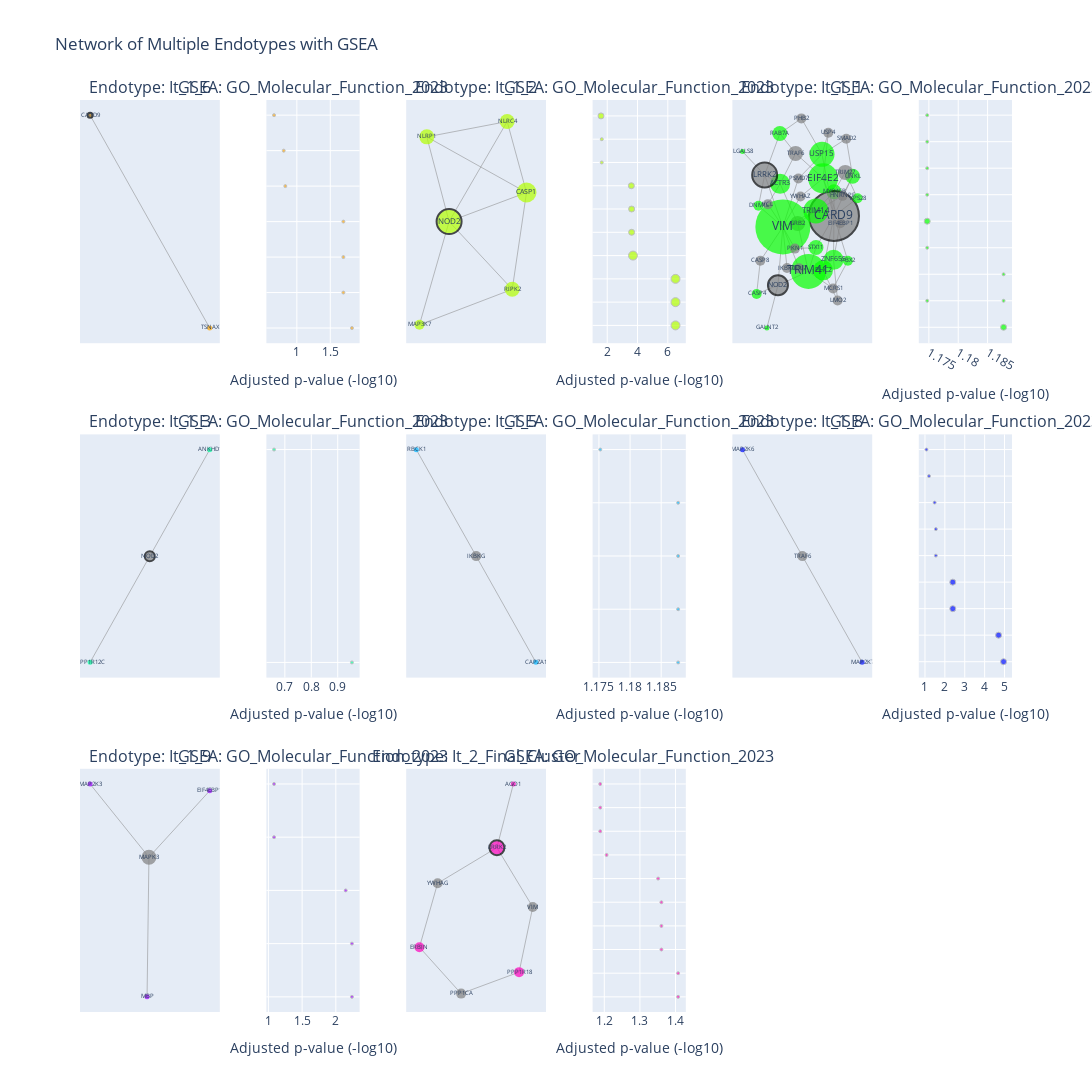

This figure's notebook cell:
### Markdown cell above
#### Grid plot

### Code cell
endo.plot_endotype_grid(node_size='degree', path_length=2,enrichr_lib='GO_Molecular_Function_2023',top_terms=10,ncols=3)

### Figure 1 — Plotly figure (JSON) as saved in the notebook; plotly's stock layout.template omitted (floating-point values rounded to 4 significant figures; data arrays with more than 128 entries replaced by an {"elided": "..."} marker saying what was removed)
{"data": [{"hoverinfo": "none", "line": {"color": "gray", "width": 0.5}, "mode": "lines", "showlegend": false, "type": "scatter", "x": [-1, 1, null], "xaxis": "x", "y": [0.5549, -0.5549, null], "yaxis": "y"}, {"hoverinfo": "text", "marker": {"color": ["rgb(255, 165, 0)", "rgb(255, 165, 0)"], "line": {"color": ["black", "rgba(0,0,0,0)"], "width": [2, 0]}, "size": [5, 5]}, "mode": "markers+text", "showlegend": false, "text": ["CARD9", "TSNAX"], "textfont": {"size": [6, 6]}, "textposition": "middle center", "type": "scatter", "x": [-1, 1], "xaxis": "x", "y": [0.5549, -0.5549], "yaxis": "y"}, {"customdata": [[1, "CARD9"], [1, "TSNAX"], [1, "TSNAX"], [1, "TSNAX"], [1, "CARD9"], [1, "TSNAX"], [1, "TSNAX"]], "hovertemplate": "<b>%{y}</b><br>Adjusted p-value (-log10): %{x:.2f}<br>Gene count: %{customdata[0]}<br>Genes: %{customdata[1]}<extra></extra>", "marker": {"color": "rgb(255, 165, 0)", "line": {"color": "darkgray", "width": 1}, "size": [3, 3, 3, 3, 3, 3, 3]}, "mode": "markers", "showlegend": false, "type": "scatter", "x": [1.824, 1.696, 1.696, 1.696, 0.8277, 0.8038, 0.6592], "xaxis": "x2", "y": ["CARD Domain Binding (GO:0050700)", "Endonuclease Activity (GO:0004519)", "RNA Nuclease Activity (GO:0004540)", "RNA Endonuclease Activity (GO:0004521)", "Protein Homodimerization Activity (GO:00...", "DNA Binding (GO:0003677)", "RNA Binding (GO:0003723)"], "yaxis": "y2"}, {"hoverinfo": "none", "line": {"color": "gray", "width": 0.5}, "mode": "lines", "showlegend": false, "type": "scatter", "x": [-0.3368, 0.3817, null, -0.3368, -0.1762, null, -0.3368, 0.2423, null, 0.3817, 0.2423, null, 0.3817, 0.279, null, 0.3817, -0.1762, null, -0.1762, -0.3899, null, -0.1762, 0.2423, null, -0.1762, 0.279, null, -0.3899, 0.279, null], "xaxis": "x3", "y": [0.7029, 0.1985, null, 0.7029, -0.0646, null, 0.7029, 0.8418, null, 0.1985, 0.8418, null, 0.1985, -0.6786, null, 0.1985, -0.0646, null, -0.0646, -1, null, -0.0646, 0.8418, null, -0.0646, -0.6786, null, -1, -0.6786, null], "yaxis": "y3"}, {"hoverinfo": "text", "marker": {"color": ["rgb(179, 255, 0)", "rgb(179, 255, 0)", "rgb(179, 255, 0)", "rgb(179, 255, 0)", "rgb(179, 255, 0)", "rgb(179, 255, 0)"], "line": {"color": ["rgba(0,0,0,0)", "rgba(0,0,0,0)", "black", "rgba(0,0,0,0)", "rgba(0,0,0,0)", "rgba(0,0,0,0)"], "width": [0, 0, 2, 0, 0, 0]}, "size": [15, 20, 25, 10, 15, 15]}, "mode": "markers+text", "showlegend": false, "text": ["NLRP1", "CASP1", "NOD2", "MAP3K7", "NLRC4", "RIPK2"], "textfont": {"size": [6, 6.667, 8.333, 6, 6, 6]}, "textposition": "middle center", "type": "scatter", "x": [-0.3368, 0.3817, -0.1762, -0.3899, 0.2423, 0.279], "xaxis": "x3", "y": [0.7029, 0.1985, -0.0646, -1, 0.8418, -0.6786], "yaxis": "y3"}, {"customdata": [[3, "NOD2;RIPK2;CASP1"], [3, "RIPK2;NLRC4;CASP1"], [3, "NLRP1;NLRC4;CASP1"], [3, "RIPK2;NLRC4;CASP1"], [2, "NLRP1;CASP1"], [2, "RIPK2;MAP3K7"], [2, "NLRP1;CASP1"], [1, "RIPK2"], [1, "MAP3K7"], [2, "NLRP1;NLRC4"]], "hovertemplate": "<b>%{y}</b><br>Adjusted p-value (-log10): %{x:.2f}<br>Gene count: %{customdata[0]}<br>Genes: %{customdata[1]}<extra></extra>", "marker": {"color": "rgb(179, 255, 0)", "line": {"color": "darkgray", "width": 1}, "size": [9, 9, 9, 9, 6, 6, 6, 3, 3, 6]}, "mode": "markers", "showlegend": false, "type": "scatter", "x": [6.509, 6.509, 6.509, 3.702, 3.612, 3.612, 3.594, 1.64, 1.64, 1.59], "xaxis": "x4", "y": ["CARD Domain Binding (GO:0050700)", "Caspase Binding (GO:0089720)", "Endopeptidase Activator Activity (GO:006...", "Protease Binding (GO:0002020)", "Cysteine-Type Endopeptidase Activator Ac...", "MAP Kinase Kinase Kinase Activity (GO:00...", "Peptidase Activator Activity Involved In...", "JUN Kinase Kinase Kinase Activity (GO:00...", "MAP Kinase Activity (GO:0004707)", "ATP Binding (GO:0005524)"], "yaxis": "y4"}, {"hoverinfo": "none", "line": {"color": "gray", "width": 0.5}, "mode": "lines", "showlegend": false, "type": "scatter", "x": {"elided": "186 float values"}, "xaxis": "x5", "y": {"elided": "186 float values"}, "yaxis": "y5"}, {"hoverinfo": "text", "marker": {"color": ["rgb(7, 255, 0)", "gray", "gray", "rgb(7, 255, 0)", "rgb(7, 255, 0)", "gray", "rgb(7, 255, 0)", "rgb(7, 255, 0)", "gray", "rgb(7, 255, 0)", "rgb(7, 255, 0)", "gray", "rgb(7, 255, 0)", "rgb(7, 255, 0)", "rgb(7, 255, 0)", "rgb(7, 255, 0)", "gray", "gray", "rgb(7, 255, 0)", "gray", "rgb(7, 255, 0)", "gray", "rgb(7, 255, 0)", "gray", "gray", "gray", "gray", "rgb(7, 255, 0)", "rgb(7, 255, 0)", "gray", "gray", "gray", "rgb(7, 255, 0)", "gray", "gray", "gray", "gray", "rgb(7, 255, 0)"], "line": {"color": ["rgba(0,0,0,0)", "black", "rgba(0,0,0,0)", "rgba(0,0,0,0)", "rgba(0,0,0,0)", "rgba(0,0,0,0)", "rgba(0,0,0,0)", "rgba(0,0,0,0)", "black", "rgba(0,0,0,0)", "rgba(0,0,0,0)", "rgba(0,0,0,0)", "rgba(0,0,0,0)", "rgba(0,0,0,0)", "rgba(0,0,0,0)", "rgba(0,0,0,0)", "black", "rgba(0,0,0,0)", "rgba(0,0,0,0)", "rgba(0,0,0,0)", "rgba(0,0,0,0)", "rgba(0,0,0,0)", "rgba(0,0,0,0)", "rgba(0,0,0,0)", "rgba(0,0,0,0)", "rgba(0,0,0,0)", "rgba(0,0,0,0)", "rgba(0,0,0,0)", "rgba(0,0,0,0)", "rgba(0,0,0,0)", "rgba(0,0,0,0)", "rgba(0,0,0,0)", "rgba(0,0,0,0)", "rgba(0,0,0,0)", "rgba(0,0,0,0)", "rgba(0,0,0,0)", "rgba(0,0,0,0)", "rgba(0,0,0,0)"], "width": [0, 2, 0, 0, 0, 0, 0, 0, 2, 0, 0, 0, 0, 0, 0, 0, 2, 0, 0, 0, 0, 0, 0, 0, 0, 0, 0, 0, 0, 0, 0, 0, 0, 0, 0, 0, 0, 0]}, "size": [15, 50, 15, 35, 20, 10, 10, 55, 20, 10, 10, 10, 25, 25, 20, 5, 25, 10, 15, 10, 15, 10, 30, 15, 10, 10, 10, 15, 20, 10, 10, 10, 10, 10, 15, 10, 10, 5]}, "mode": "markers+text", "showlegend": false, "text": ["MYO15B", "CARD9", "GRB2", "TRIM41", "ACTR3", "IKBKG", "DNM1L", "VIM", "NOD2", "CASP4", "VPS28", "USP4", "USP15", "TRIM14", "ZNF655", "LGALS8", "LRRK2", "PKN1", "STX11", "RPL7", "UNKL", "HNRNPF", "EIF4E2", "TRAF6", "PHB2", "VCL", "CASP8", "RAB7A", "PHC2", "LMO2", "MCRS1", "PSMD7", "PBX2", "EIF4EBP1", "TRIM27", "YWHAZ", "SMAD2", "GALNT2"], "textfont": {"size": [6, 12, 6, 11.67, 6.667, 6, 6, 12, 6.667, 6, 6, 6, 8.333, 8.333, 6.667, 6, 8.333, 6, 6, 6, 6, 6, 10, 6, 6, 6, 6, 6, 6.667, 6, 6, 6, 6, 6, 6, 6, 6, 6]}, "textposition": "middle center", "type": "scatter", "x": [0.4261, 0.4252, -0.1407, 0.0273, -0.4134, -0.3065, -0.7507, -0.3711, -0.4479, -0.7803, 0.7927, 0.3369, 0.2387, 0.1438, 0.4185, -1, -0.6547, -0.1834, 0.1449, -0.1187, 0.7155, 0.5593, 0.2559, -0.1729, -0.08257, -0.6054, -0.7226, -0.4179, 0.255, 0.4818, 0.411, -0.129, 0.6416, 0.5228, 0.6012, -0.09678, 0.6162, -0.62], "xaxis": "x5", "y": [0.1946, -0.002641, -0.06414, -0.457, 0.2596, -0.4294, 0.08003, -0.0925, -0.5699, -0.641, 0.1415, 0.6775, 0.5008, 0.03812, -0.3618, 0.5239, 0.3323, -0.2702, -0.2617, -0.4315, 0.3219, 0.1613, 0.3045, 0.5085, 0.7945, 0.0933, -0.3699, 0.6707, -0.4482, -0.6948, -0.596, 0.3025, -0.37, -0.06251, 0.3529, 0.1553, 0.6282, -0.9187], "yaxis": "y5"}, {"customdata": [[2, "USP15;CASP4"], [1, "CASP4"], [1, "VIM"], [1, "CASP4"], [1, "CASP4"], [2, "USP15;CASP4"], [1, "USP15"], [1, "EIF4E2"], [1, "EIF4E2"], [1, "USP15"]], "hovertemplate": "<b>%{y}</b><br>Adjusted p-value (-log10): %{x:.2f}<br>Gene count: %{customdata[0]}<br>Genes: %{customdata[1]}<extra></extra>", "marker": {"color": "rgb(7, 255, 0)", "line": {"color": "darkgray", "width": 1}, "size": [6, 3, 3, 3, 3, 6, 3, 3, 3, 3]}, "mode": "markers", "showlegend": false, "type": "scatter", "x": [1.188, 1.188, 1.188, 1.175, 1.175, 1.175, 1.175, 1.175, 1.175, 1.175], "xaxis": "x6", "y": ["Cysteine-Type Endopeptidase Activity (GO...", "Cysteine-Type Endopeptidase Activity Inv...", "Keratin Filament Binding (GO:1990254)", "CARD Domain Binding (GO:0050700)", "Cysteine-Type Endopeptidase Activity Inv...", "Cysteine-Type Peptidase Activity (GO:000...", "K48-linked Deubiquitinase Activity (GO:1...", "RNA 7-Methylguanosine Cap Binding (GO:00...", "RNA Cap Binding (GO:0000339)", "Transforming Growth Factor Beta Receptor..."], "yaxis": "y6"}, {"hoverinfo": "none", "line": {"color": "gray", "width": 0.5}, "mode": "lines", "showlegend": false, "type": "scatter", "x": [-0.001225, 1, null, -0.001225, -0.9988, null], "xaxis": "x7", "y": [-0.0007235, 0.5909, null, -0.0007235, -0.5901, null], "yaxis": "y7"}, {"hoverinfo": "text", "marker": {"color": ["gray", "rgb(0, 255, 157)", "rgb(0, 255, 157)"], "line": {"color": ["black", "rgba(0,0,0,0)", "rgba(0,0,0,0)"], "width": [2, 0, 0]}, "size": [10, 5, 5]}, "mode": "markers+text", "showlegend": false, "text": ["NOD2", "ANKHD1", "PPP1R12C"], "textfont": {"size": [6, 6, 6]}, "textposition": "middle center", "type": "scatter", "x": [-0.001225, 1, -0.9988], "xaxis": "x7", "y": [-0.0007235, 0.5909, -0.5901], "yaxis": "y7"}, {"customdata": [[1, "LRRK1"], [1, "ANKHD1"]], "hovertemplate": "<b>%{y}</b><br>Adjusted p-value (-log10): %{x:.2f}<br>Gene count: %{customdata[0]}<br>Genes: %{customdata[1]}<extra></extra>", "marker": {"color": "rgb(0, 255, 157)", "line": {"color": "darkgray", "width": 1}, "size": [3, 3]}, "mode": "markers", "showlegend": false, "type": "scatter", "x": [0.9538, 0.6592], "xaxis": "x8", "y": ["Protein Serine/Threonine Kinase Activity...", "RNA Binding (GO:0003723)"], "yaxis": "y8"}, {"hoverinfo": "none", "line": {"color": "gray", "width": 0.5}, "mode": "lines", "showlegend": false, "type": "scatter", "x": [-0.1525, 9.382e-05, null, 9.382e-05, 0.1524, null], "xaxis": "x9", "y": [1, -0.0006138, null, -0.0006138, -0.9994, null], "yaxis": "y9"}, {"hoverinfo": "text", "marker": {"color": ["rgb(0, 181, 255)", "gray", "rgb(0, 181, 255)"], "line": {"color": ["rgba(0,0,0,0)", "rgba(0,0,0,0)", "rgba(0,0,0,0)"], "width": [0, 0, 0]}, "size": [5, 10, 5]}, "mode": "markers+text", "showlegend": false, "text": ["RBCK1", "IKBKG", "CAPZA1"], "textfont": {"size": [6, 6, 6]}, "textposition": "middle center", "type": "scatter", "x": [-0.1525, 9.382e-05, 0.1524], "xaxis": "x9", "y": [1, -0.0006138, -0.9994], "yaxis": "y9"}, {"customdata": [[1, "CAPZA1"], [1, "CAPZA1"], [1, "RBCK1"], [1, "RBCK1"], [1, "RBCK1"]], "hovertemplate": "<b>%{y}</b><br>Adjusted p-value (-log10): %{x:.2f}<br>Gene count: %{customdata[0]}<br>Genes: %{customdata[1]}<extra></extra>", "marker": {"color": "rgb(0, 181, 255)", "line": {"color": "darkgray", "width": 1}, "size": [3, 3, 3, 3, 3]}, "mode": "markers", "showlegend": false, "type": "scatter", "x": [1.188, 1.188, 1.188, 1.188, 1.175], "xaxis": "x10", "y": ["Actin Binding (GO:0003779)", "Cadherin Binding (GO:0045296)", "Ubiquitin Binding (GO:0043130)", "Ubiquitin-Like Protein Transferase Activ...", "Ubiquitin-Protein Transferase Activity (..."], "yaxis": "y10"}, {"hoverinfo": "none", "line": {"color": "gray", "width": 0.5}, "mode": "lines", "showlegend": false, "type": "scatter", "x": [-0.1525, 9.382e-05, null, 9.382e-05, 0.1524, null], "xaxis": "x11", "y": [1, -0.0006138, null, -0.0006138, -0.9994, null], "yaxis": "y11"}, {"hoverinfo": "text", "marker": {"color": ["rgb(0, 15, 255)", "gray", "rgb(0, 15, 255)"], "line": {"color": ["rgba(0,0,0,0)", "rgba(0,0,0,0)", "rgba(0,0,0,0)"], "width": [0, 0, 0]}, "size": [5, 10, 5]}, "mode": "markers+text", "showlegend": false, "text": ["MAP2K6", "TRAF6", "MAP2K7"], "textfont": {"size": [6, 6, 6]}, "textposition": "middle center", "type": "scatter", "x": [-0.1525, 9.382e-05, 0.1524], "xaxis": "x11", "y": [1, -0.0006138, -0.9994], "yaxis": "y11"}, {"customdata": [[2, "MAP2K6;MAP2K7"], [2, "MAP2K6;MAP2K7"], [2, "MAP2K6;MAP2K7"], [2, "MAP2K6;MAP2K7"], [1, "MAP2K7"], [1, "MAP2K7"], [1, "MAP2K7"], [1, "MAP2K6"], [1, "MAP2K7"]], "hovertemplate": "<b>%{y}</b><br>Adjusted p-value (-log10): %{x:.2f}<br>Gene count: %{customdata[0]}<br>Genes: %{customdata[1]}<extra></extra>", "marker": {"color": "rgb(0, 15, 255)", "line": {"color": "darkgray", "width": 1}, "size": [6, 6, 6, 6, 3, 3, 3, 3, 3]}, "mode": "markers", "showlegend": false, "type": "scatter", "x": [4.953, 4.701, 2.399, 2.399, 1.548, 1.548, 1.486, 1.204, 1.075], "xaxis": "x12", "y": ["MAP Kinase Kinase Activity (GO:0004708)", "Protein Serine/Threonine/Tyrosine Kinase...", "Protein Kinase Binding (GO:0019901)", "Kinase Binding (GO:0019900)", "Protein Phosphatase Binding (GO:0019903)", "Phosphatase Binding (GO:0019902)", "Magnesium Ion Binding (GO:0000287)", "Protein Serine/Threonine Kinase Activity...", "Metal Ion Binding (GO:0046872)"], "yaxis": "y12"}, {"hoverinfo": "none", "line": {"color": "gray", "width": 0.5}, "mode": "lines", "showlegend": false, "type": "scatter", "x": [-0.8554, 1.828e-06, null, 1.828e-06, -0.02762, null, 1.828e-06, 0.883, null], "xaxis": "x13", "y": [0.524, -7.941e-05, null, -7.941e-05, -1, null, -7.941e-05, 0.476, null], "yaxis": "y13"}, {"hoverinfo": "text", "marker": {"color": ["rgb(155, 0, 255)", "gray", "rgb(155, 0, 255)", "rgb(155, 0, 255)"], "line": {"color": ["rgba(0,0,0,0)", "rgba(0,0,0,0)", "rgba(0,0,0,0)", "rgba(0,0,0,0)"], "width": [0, 0, 0, 0]}, "size": [5, 15, 5, 5]}, "mode": "markers+text", "showlegend": false, "text": ["MAP2K3", "MAPK3", "MBP", "EIF4EBP1"], "textfont": {"size": [6, 6, 6, 6]}, "textposition": "middle center", "type": "scatter", "x": [-0.8554, 1.828e-06, -0.02762, 0.883], "xaxis": "x13", "y": [0.524, -7.941e-05, -1, 0.476], "yaxis": "y13"}, {"customdata": [[1, "EIF4EBP1"], [1, "MAP2K3"], [1, "MAP2K3"], [1, "MAP2K3"], [1, "MAP2K3"]], "hovertemplate": "<b>%{y}</b><br>Adjusted p-value (-log10): %{x:.2f}<br>Gene count: %{customdata[0]}<br>Genes: %{customdata[1]}<extra></extra>", "marker": {"color": "rgb(155, 0, 255)", "line": {"color": "darkgray", "width": 1}, "size": [3, 3, 3, 3, 3]}, "mode": "markers", "showlegend": false, "type": "scatter", "x": [2.239, 2.239, 2.146, 1.083, 1.083], "xaxis": "x14", "y": ["Eukaryotic Initiation Factor 4E Binding ...", "MAP Kinase Kinase Activity (GO:0004708)", "Protein Serine/Threonine/Tyrosine Kinase...", "Kinase Binding (GO:0019900)", "Protein Kinase Binding (GO:0019901)"], "yaxis": "y14"}, {"hoverinfo": "none", "line": {"color": "gray", "width": 0.5}, "mode": "lines", "showlegend": false, "type": "scatter", "x": [-0.1842, 0.3061, null, -0.1842, -0.5369, null, 0.3061, 0.4219, null, -0.5369, -0.3831, null, 0.1186, 0.2576, null, 0.1186, 0.4219, null, 0.1186, -0.3831, null], "xaxis": "x15", "y": [-0.7326, -0.5551, null, -0.7326, -0.3491, null, -0.5551, -0.01711, null, -0.3491, 0.1795, null, 0.4744, 1.0, null, 0.4744, -0.01711, null, 0.4744, 0.1795, null], "yaxis": "y15"}, {"hoverinfo": "text", "marker": {"color": ["gray", "rgb(255, 0, 189)", "rgb(255, 0, 189)", "rgb(255, 0, 189)", "rgb(255, 0, 189)", "gray", "gray"], "line": {"color": ["rgba(0,0,0,0)", "rgba(0,0,0,0)", "rgba(0,0,0,0)", "black", "rgba(0,0,0,0)", "rgba(0,0,0,0)", "rgba(0,0,0,0)"], "width": [0, 0, 0, 2, 0, 0, 0]}, "size": [10, 10, 10, 15, 5, 10, 10]}, "mode": "markers+text", "showlegend": false, "text": ["PPP1CA", "PPP1R18", "ERBIN", "LRRK2", "AGO1", "VIM", "YWHAG"], "textfont": {"size": [6, 6, 6, 6, 6, 6, 6]}, "textposition": "middle center", "type": "scatter", "x": [-0.1842, 0.3061, -0.5369, 0.1186, 0.2576, 0.4219, -0.3831], "xaxis": "x15", "y": [-0.7326, -0.5551, -0.3491, 0.4744, 1.0, -0.01711, 0.1795], "yaxis": "y15"}, {"customdata": [[1, "LRRK2"], [1, "LRRK2"], [1, "LRRK2"], [1, "AGO1"], [1, "LRRK2"], [1, "AGO1"], [1, "LRRK2"], [1, "LRRK2"], [1, "LRRK2"], [1, "LRRK2"]], "hovertemplate": "<b>%{y}</b><br>Adjusted p-value (-log10): %{x:.2f}<br>Gene count: %{customdata[0]}<br>Genes: %{customdata[1]}<extra></extra>", "marker": {"color": "rgb(255, 0, 189)", "line": {"color": "darkgray", "width": 1}, "size": [3, 3, 3, 3, 3, 3, 3, 3, 3, 3]}, "mode": "markers", "showlegend": false, "type": "scatter", "x": [1.407, 1.407, 1.36, 1.36, 1.36, 1.351, 1.206, 1.189, 1.189, 1.189], "xaxis": "x16", "y": ["MAP Kinase Kinase Kinase Activity (GO:00...", "Syntaxin-1 Binding (GO:0017075)", "Signaling Receptor Complex Adaptor Activ...", "Single-Stranded RNA Binding (GO:0003727)", "Syntaxin Binding (GO:0019905)", "Double-Stranded RNA Binding (GO:0003725)", "Kinase Activity (GO:0016301)", "Actin Binding (GO:0003779)", "GTP Binding (GO:0005525)", "GTPase Activator Activity (GO:0005096)"], "yaxis": "y16"}], "layout": {"annotations": [{"font": {"size": 16}, "showarrow": false, "text": "Endotype: It_1_6", "x": 0.075, "xanchor": "center", "xref": "paper", "y": 1, "yanchor": "bottom", "yref": "paper"}, {"font": {"size": 16}, "showarrow": false, "text": "GSEA: GO_Molecular_Function_2023", "x": 0.25, "xanchor": "center", "xref": "paper", "y": 1, "yanchor": "bottom", "yref": "paper"}, {"font": {"size": 16}, "showarrow": false, "text": "Endotype: It_1_2", "x": 0.425, "xanchor": "center", "xref": "paper", "y": 1, "yanchor": "bottom", "yref": "paper"}, {"font": {"size": 16}, "showarrow": false, "text": "GSEA: GO_Molecular_Function_2023", "x": 0.6, "xanchor": "center", "xref": "paper", "y": 1, "yanchor": "bottom", "yref": "paper"}, {"font": {"size": 16}, "showarrow": false, "text": "Endotype: It_1_1", "x": 0.775, "xanchor": "center", "xref": "paper", "y": 1, "yanchor": "bottom", "yref": "paper"}, {"font": {"size": 16}, "showarrow": false, "text": "GSEA: GO_Molecular_Function_2023", "x": 0.95, "xanchor": "center", "xref": "paper", "y": 1, "yanchor": "bottom", "yref": "paper"}, {"font": {"size": 16}, "showarrow": false, "text": "Endotype: It_1_3", "x": 0.075, "xanchor": "center", "xref": "paper", "y": 0.6333, "yanchor": "bottom", "yref": "paper"}, {"font": {"size": 16}, "showarrow": false, "text": "GSEA: GO_Molecular_Function_2023", "x": 0.25, "xanchor": "center", "xref": "paper", "y": 0.6333, "yanchor": "bottom", "yref": "paper"}, {"font": {"size": 16}, "showarrow": false, "text": "Endotype: It_1_5", "x": 0.425, "xanchor": "center", "xref": "paper", "y": 0.6333, "yanchor": "bottom", "yref": "paper"}, {"font": {"size": 16}, "showarrow": false, "text": "GSEA: GO_Molecular_Function_2023", "x": 0.6, "xanchor": "center", "xref": "paper", "y": 0.6333, "yanchor": "bottom", "yref": "paper"}, {"font": {"size": 16}, "showarrow": false, "text": "Endotype: It_1_8", "x": 0.775, "xanchor": "center", "xref": "paper", "y": 0.6333, "yanchor": "bottom", "yref": "paper"}, {"font": {"size": 16}, "showarrow": false, "text": "GSEA: GO_Molecular_Function_2023", "x": 0.95, "xanchor": "center", "xref": "paper", "y": 0.6333, "yanchor": "bottom", "yref": "paper"}, {"font": {"size": 16}, "showarrow": false, "text": "Endotype: It_1_9", "x": 0.075, "xanchor": "center", "xref": "paper", "y": 0.2667, "yanchor": "bottom", "yref": "paper"}, {"font": {"size": 16}, "showarrow": false, "text": "GSEA: GO_Molecular_Function_2023", "x": 0.25, "xanchor": "center", "xref": "paper", "y": 0.2667, "yanchor": "bottom", "yref": "paper"}, {"font": {"size": 16}, "showarrow": false, "text": "Endotype: It_2_Final_Cluster", "x": 0.425, "xanchor": "center", "xref": "paper", "y": 0.2667, "yanchor": "bottom", "yref": "paper"}, {"font": {"size": 16}, "showarrow": false, "text": "GSEA: GO_Molecular_Function_2023", "x": 0.6, "xanchor": "center", "xref": "paper", "y": 0.2667, "yanchor": "bottom", "yref": "paper"}], "height": 1500, "showlegend": false, "title": {"text": "Network of Multiple Endotypes with GSEA"}, "width": 3000, "xaxis": {"anchor": "y", "domain": [0, 0.15], "showgrid": false, "visible": false, "zeroline": false}, "xaxis10": {"anchor": "y10", "domain": [0.55, 0.65], "title": {"text": "Adjusted p-value (-log10)"}}, "xaxis11": {"anchor": "y11", "domain": [0.7, 0.85], "showgrid": false, "visible": false, "zeroline": false}, "xaxis12": {"anchor": "y12", "domain": [0.9, 1], "title": {"text": "Adjusted p-value (-log10)"}}, "xaxis13": {"anchor": "y13", "domain": [0, 0.15], "showgrid": false, "visible": false, "zeroline": false}, "xaxis14": {"anchor": "y14", "domain": [0.2, 0.3], "title": {"text": "Adjusted p-value (-log10)"}}, "xaxis15": {"anchor": "y15", "domain": [0.35, 0.5], "showgrid": false, "visible": false, "zeroline": false}, "xaxis16": {"anchor": "y16", "domain": [0.55, 0.65], "title": {"text": "Adjusted p-value (-log10)"}}, "xaxis17": {"anchor": "y17", "domain": [0.7, 0.85]}, "xaxis18": {"anchor": "y18", "domain": [0.9, 1]}, "xaxis2": {"anchor": "y2", "domain": [0.2, 0.3], "title": {"text": "Adjusted p-value (-log10)"}}, "xaxis3": {"anchor": "y3", "domain": [0.35, 0.5], "showgrid": false, "visible": false, "zeroline": false}, "xaxis4": {"anchor": "y4", "domain": [0.55, 0.65], "title": {"text": "Adjusted p-value (-log10)"}}, "xaxis5": {"anchor": "y5", "domain": [0.7, 0.85], "showgrid": false, "visible": false, "zeroline": false}, "xaxis6": {"anchor": "y6", "domain": [0.9, 1], "title": {"text": "Adjusted p-value (-log10)"}}, "xaxis7": {"anchor": "y7", "domain": [0, 0.15], "showgrid": false, "visible": false, "zeroline": false}, "xaxis8": {"anchor": "y8", "domain": [0.2, 0.3], "title": {"text": "Adjusted p-value (-log10)"}}, "xaxis9": {"anchor": "y9", "domain": [0.35, 0.5], "showgrid": false, "visible": false, "zeroline": false}, "yaxis": {"anchor": "x", "domain": [0.7333, 1], "showgrid": false, "visible": false, "zeroline": false}, "yaxis10": {"anchor": "x10", "domain": [0.3667, 0.6333], "showticklabels": false}, "yaxis11": {"anchor": "x11", "domain": [0.3667, 0.6333], "showgrid": false, "visible": false, "zeroline": false}, "yaxis12": {"anchor": "x12", "domain": [0.3667, 0.6333], "showticklabels": false}, "yaxis13": {"anchor": "x13", "domain": [0, 0.2667], "showgrid": false, "visible": false, "zeroline": false}, "yaxis14": {"anchor": "x14", "domain": [0, 0.2667], "showticklabels": false}, "yaxis15": {"anchor": "x15", "domain": [0, 0.2667], "showgrid": false, "visible": false, "zeroline": false}, "yaxis16": {"anchor": "x16", "domain": [0, 0.2667], "showticklabels": false}, "yaxis17": {"anchor": "x17", "domain": [0, 0.2667]}, "yaxis18": {"anchor": "x18", "domain": [0, 0.2667]}, "yaxis2": {"anchor": "x2", "domain": [0.7333, 1], "showticklabels": false}, "yaxis3": {"anchor": "x3", "domain": [0.7333, 1], "showgrid": false, "visible": false, "zeroline": false}, "yaxis4": {"anchor": "x4", "domain": [0.7333, 1], "showticklabels": false}, "yaxis5": {"anchor": "x5", "domain": [0.7333, 1], "showgrid": false, "visible": false, "zeroline": false}, "yaxis6": {"anchor": "x6", "domain": [0.7333, 1], "showticklabels": false}, "yaxis7": {"anchor": "x7", "domain": [0.3667, 0.6333], "showgrid": false, "visible": false, "zeroline": false}, "yaxis8": {"anchor": "x8", "domain": [0.3667, 0.6333], "showticklabels": false}, "yaxis9": {"anchor": "x9", "domain": [0.3667, 0.6333], "showgrid": false, "visible": false, "zeroline": false}}}
